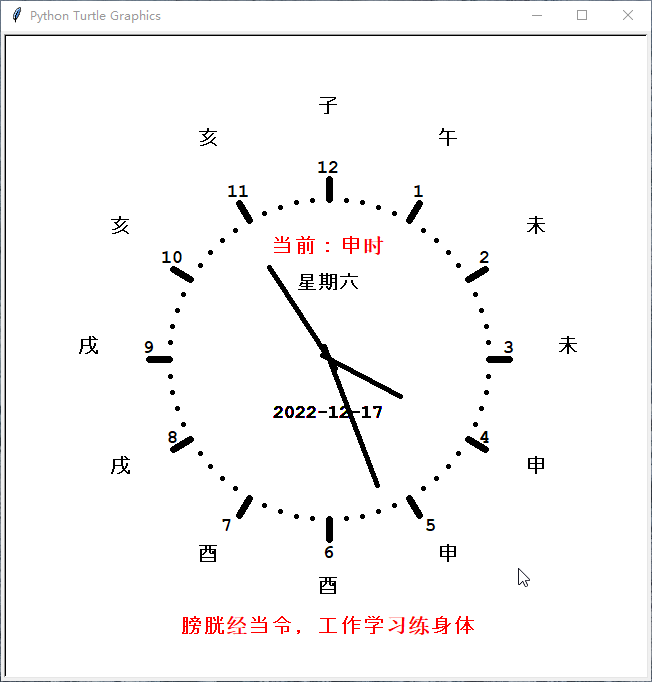

Write the Python code that produced this figure.
import turtle                 # 导入绘图海龟模块
import datetime               # 导入日期时间模块
 
# 十二时辰对照表（地支）
dizhi = {
        '23': ['子','胆经当令, 万籁俱静正好眠'],
        '0': ['子','胆经当令, 万籁俱静正好眠'],
        '1': ['丑','肝经当令,肝脏藏血不熬夜'],
        '2': ['丑','肝经当令,肝脏藏血不熬夜'],
        '3': ['寅','肺经当令，肺脏主气好歇息'],
        '4': ['寅','肺经当令，肺脏主气好歇息'],
        '5': ['卯','大肠经当令，大肠当值宜排便'],
        '6': ['卯','大肠经当令，大肠当值宜排便'],
        '7': ['辰','胃经当令，食用早餐正当时'],
        '8': ['辰','胃经当令，食用早餐正当时'],
        '9': ['巳','脾经当令，脾经当值精神足'],
        '10': ['巳','脾经当令，脾经当值精神足'],
        '11': ['午','心经当令，心主神明当小憩'],
        '12': ['午','心经当令，心主神明当小憩'],
        '13': ['未','小肠经当令，畅通血管多喝水'],
        '14': ['未','小肠经当令，畅通血管多喝水'],
        '15': ['申','膀胱经当令，工作学习练身体'],
        '16': ['申','膀胱经当令，工作学习练身体'],
        '17': ['酉','肾经当令，养经两相宜'],
        '18': ['酉','肾经当令，养经两相宜'],
        '19': ['戌','心包经当令，心包当令宜散步谈心'],
        '20': ['戌','心包经当令，心包当令宜散步谈心'],
        '21': ['亥','三焦经当令，温水泡脚助安眠'],
        '22': ['亥','三焦经当令，温水泡脚助安眠']
}
 
# 获取当前时间
today = datetime.datetime.today()
 
# 移动一段距离
def skip(distance):          # 移动方法，不留移动痕迹
    turtle.penup()           # 抬笔不绘制
    turtle.forward(distance) # 移动指定距离
    turtle.pendown()         # 落笔移动绘制
 
def draw_clock_dial():        # 绘制表盘的方法
    turtle.reset()           # 删除图形归位
    turtle.hideturtle()       # 隐藏箭头
    for i in range(60):       # 循环执行60次，一圈为360度所以每一秒的角度为6度
        skip(160)              # 移动160，相当于表盘圆的半径
        # 每5秒绘制一个小时刻度
        if i % 5 == 0:
            turtle.pensize(7)       # 刻度大小
            # 画时钟
            turtle.forward(20)       # 小时刻度的长度为20
            if i == 0:               # 判断第一个位置为12点
                # 写入数字12
                turtle.write(12, align='center', font=('Courier', 14, 'bold'))
            elif i == 25 or i == 30 or i == 35:    # 5、6、7
                skip(25)   # 避免与刻度重叠，所以多移动一段距离
                # 根据i除以5获取，5点、6点、7点并写入对应的数字
                turtle.write(int(i/5), align='center', font=('Courier', 14, 'bold'))
                skip(-25)  # 回到原位置
            else:
                # 根据i除以5获取其它时间的数字并写入
                turtle.write(int(i/5), align='center', font=('Courier', 14, 'bold'))
            skip(-20)      # 复原小时刻度的位置
        else:
            turtle.pensize(1)      # 将画笔大小设置为1
            turtle.dot()           # 绘制分钟刻度的小圆点
        skip(-160)                 # 回到中心位置
        turtle.right(6)            # 向右旋转6度
 
 
def draw_shichen_clock_dial(shichen):        # 绘制十二时辰表盘的方法
    today = datetime.datetime.today()
    forenoon,afternoon = {},{}
    for i in shichen.items():
        if int(i[0]) >= 12:
            afternoon[i[0]] = i[1]
        else:
            forenoon[i[0]] = i[1]
     
    # 做个判断，大于12点用后半日时辰
    if today.hour >= 12:
        show_shichen_time = afternoon
    else:
        show_shichen_time = forenoon
 
    for i in show_shichen_time.items():       # 循环执行12次，一圈为360度所以每次的角度为30度
        skip(240)
        turtle.write(i[1][0], align='center', font=('Courier', 16, 'bold'))
        skip(-240)                  # 回到中心位置
        turtle.right(30)            # 向右旋转30度
 
 
 
def draw_old_clock_dial():    # 绘制表盘的当前时辰和当值经络
    turtle.hideturtle()       # 隐藏箭头
    skip(100)
    turtle.color('red')
    shichen = get_sc(today.hour)
    turtle.write('当前：'+ shichen[0], align='center', font=('Courier', 16, 'bold'))
    skip(-380)
    turtle.write(shichen[1], align='center', font=('Courier', 16, 'bold'))
    skip(280)               # 回中心点位置
 
 
# 获取时间对应的具体时辰
def get_sc(hour):
    shichen = []
    if hour >= 0:
        hour = str(hour)
        shichen.append(dizhi.get(hour)[0] + '时')
        shichen.append(dizhi.get(hour)[1])
    else:
        shichen = '时间参数错误'
    return shichen
 
def get_week(t):                   # 获取星期的方法
    week = ['星期一', '星期二', '星期三', '星期四', '星期五', '星期六', '星期日']
    return week[t.weekday()]       # 返回当天的星期
 
def create_pointer(length, name, color = 'red'):  # 创建指针方法
    turtle.reset()                 # 删除图形归位
    skip(-length * 0.1)            # 抬笔移动指定距离
    turtle.begin_poly()            # 记录多边形
    turtle.forward(length * 1.1)   # 绘制指定长度的指针
    turtle.end_poly()              # 停止记录多边形
    # 注册多边形状
    turtle.register_shape(name, turtle.get_poly())
 
def init_pointer():                # 初始化指针
    global secHand, minHand, hurHand, printer
    turtle.mode("logo")              # 重置Turtle指向上
    create_pointer(135,"secHand")       # 创建秒针图形
    create_pointer(110,"minHand")       # 创建分针图形
    create_pointer(80,"hurHand")        # 创建时针图形
    secHand = turtle.Turtle()        # 创建秒针turtle对象
    secHand.shape("secHand")         # 创建指定秒针名称的形状
    minHand = turtle.Turtle()        # 创建分针turtle对象
    minHand.shape("minHand")         # 创建指定分针名称的形状
    hurHand = turtle.Turtle()        # 创建时针turtle对象
    hurHand.shape("hurHand")         # 创建指定时针名称的形状
    for hand in secHand, minHand, hurHand:   # 循环遍历三个指针
        hand.shapesize(1, 1, 5)              # 设置形状拉伸大小和轮廓线
        hand.speed(0)                        # 设置速度为最快
    printer = turtle.Turtle()                # 创建绘制文字的Turtle对象
    printer.hideturtle()                     # 隐藏箭头
    printer.penup()                          # 抬笔
 
def move_pointer():                          # 移动指针的方法
    # 不停的获取时间
    t = datetime.datetime.today()
    second = t.second + t.microsecond * 0.000001    # 计算移动的秒
    minute = t.minute + second/60                   # 计算移动的分
    hour = t.hour + minute/60                       # 计算移动的小时
    secHand.setheading(6*second)                     # 设置秒针的角度
    minHand.setheading(6*minute)                     # 设置分针的角度
    hurHand.setheading(30*hour)                      # 设置时针的角度
    turtle.tracer(False)                             # 关闭绘画效果
    printer.forward(65)                              # 向上移动65
     
    # 绘制星期
    printer.write(get_week(t), align="center",font=("Courier", 14, "bold"))
    printer.back(130)                                # 倒退130
     
    # 绘制年月日
    printer.write(t.strftime('%Y-%m-%d'), align="center",font=("Courier", 14, "bold"))
    printer.home()                                   # 归位
    turtle.tracer(True)                              # 开启绘画效果
    turtle.ontimer(move_pointer, 10)                 # 10毫秒后调用move_pointer()方法
 
if __name__ == '__main__':
    turtle.setup(650, 650)      # 创建窗体大小
    init_pointer()              # 调用初始化指针的方法
    turtle.tracer(False)        # 关闭绘画效果
    draw_clock_dial()            # 绘制表盘
    draw_shichen_clock_dial(dizhi)
    draw_old_clock_dial()        # 绘制十二时辰表盘
    move_pointer()               # 调用移动指针的方法
    turtle.mainloop()            # 不关闭窗体
